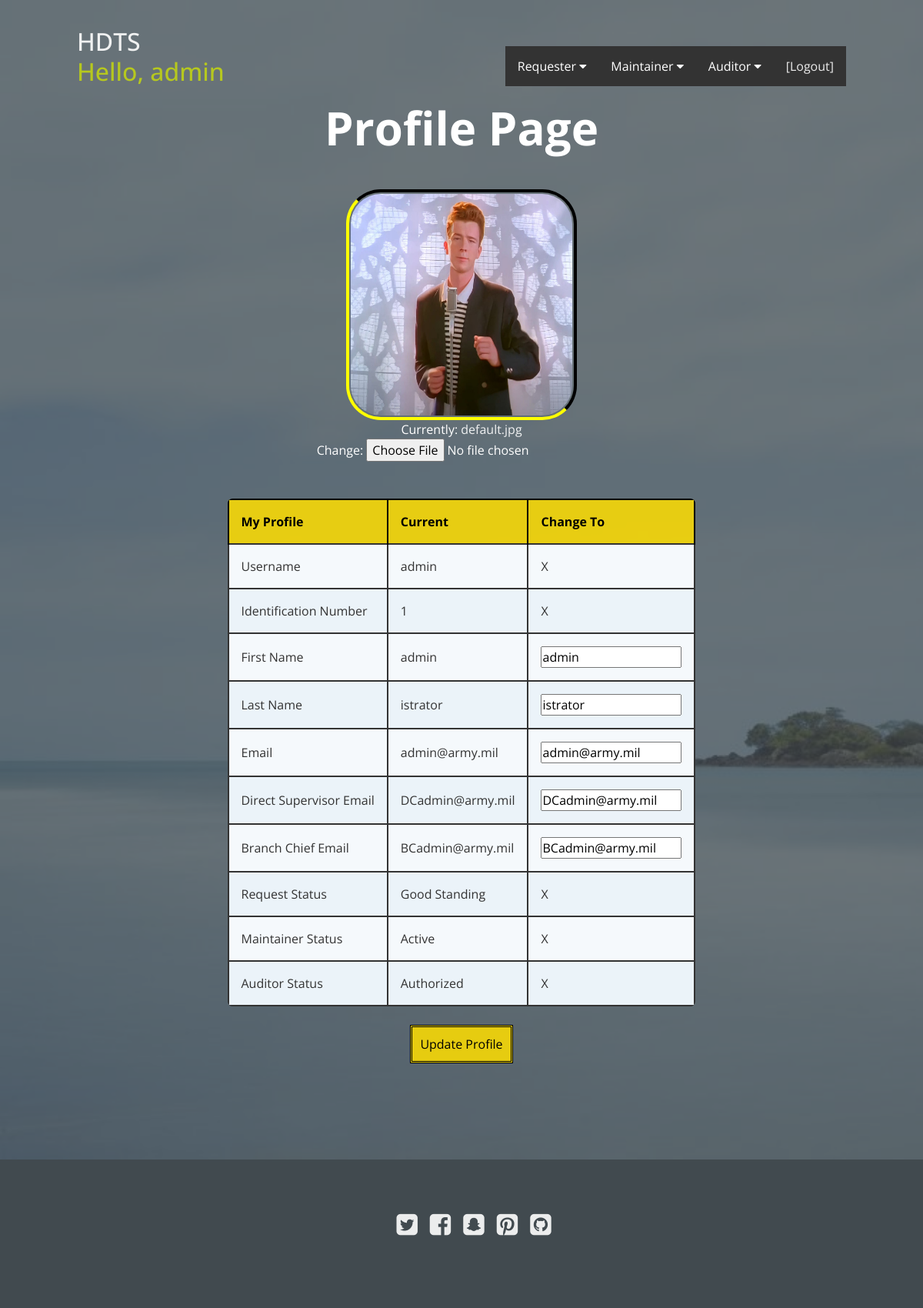
Page /profile_page/ (signed in) on the committed database.
### website/models.py (models this page shows, shortened)
class UserProfile(models.Model):
    user = models.OneToOneField(User, on_delete=models.CASCADE)
    profile_picture = models.ImageField(default='default.jpg')
    first_name = models.CharField(max_length=100)  # required
    last_name = models.CharField(max_length=100)  # required
    email = models.EmailField(max_length=254)  # required
    direct_supervisor_email = models.EmailField(max_length=254)  # required
    branch_chief_email = models.EmailField(max_length=254)  # required
    requester_status = models.ForeignKey(RequesterStatusChoice, blank=True, null=True, on_delete=models.SET_NULL)  # required
    maintainer_status = models.ForeignKey(MaintainerStatusChoice, blank=True, null=True, on_delete=models.SET_NULL)  # required
    auditor_status = models.ForeignKey(AuditorStatusChoice, blank=True, null=True, on_delete=models.SET_NULL)  # required

class RequesterStatusChoice(models.Model):
    choice = models.CharField(max_length=300)
    def __str__(self):
        return self.choice

class MaintainerStatusChoice(models.Model):
    choice = models.CharField(max_length=300)
    def __str__(self):
        return self.choice

class AuditorStatusChoice(models.Model):
    choice = models.CharField(max_length=300)
    def __str__(self):
        return self.choice

### website/decorators.py (the view)
        def wrapper_func(request, *args, **kwargs):
            groups = []
            if request.user.groups.exists():
                for group in request.user.groups.all():
                    groups.append(group.name)
            check_true = any(group_names in groups for group_names in allowed_roles)
            if check_true:
                return view_func(request, *args, **kwargs)
            else:
                return HttpResponse("You are not authorized to view this page")

### website/forms.py
class UpdateProfileForm(ModelForm):
    class Meta:
        model = UserProfile
        fields = [
            'profile_picture',
            'first_name',
            'last_name',
            'email',
            'direct_supervisor_email',
            'branch_chief_email',
        ]

### website/views.py (called while the page is built, shortened)
@login_required(login_url='loginPage')
@allowed_users(allowed_roles=['admin', 'requester', 'maintainer', 'auditor'])
def profile_page(request):
    user = UserProfile.objects.get(user=request.user)
    update_profile_form = UpdateProfileForm(instance=user)
    profiles = UserProfile.objects.all()
    context = {
        'update_profile_form': update_profile_form,
        'profiles': profiles,
    }
    return render(request, 'pages/profile_page.html', context)

### website/templates/pages/profile_page.html (shortened to what this page needs)
{% extends 'pages/base.html' %}
{% load static %}
{% block mainBody %}
<section class="hero">
    <div class="background-image" style="background-image: url({% static 'assets/img/island.jpg' %});"></div>
    <h1>Profile Page</h1>
	<br>
	<form method="POST" enctype="multipart/form-data">
		{%for each_profile in profiles %}
		{% if each_profile.user.username == request.user.username %}
		<img class="profile-pictures" src="{{ each_profile.profile_picture.url }}">
		<br>
		{{update_profile_form.profile_picture}}
		<br><br><br>
		<table class="rwd-table">
			<th>My Profile</th>
			<th>Current</th>
			<th>Change To</th>
			<tr>
				<td>Username</td>
				<td>{{each_profile.user.username}}</td>
				<td>X</td>
			</tr>
			<tr>
				<td>Identification Number</td>
				<td>{{each_profile.user.id}}</td>
				<td>X</td>
			</tr>
			<tr>
				<td>First Name</td>
				<td>{{each_profile.first_name}}</td>
				<td>{{update_profile_form.first_name}}</td>
			</tr>
			<tr>
				<td>Last Name</td>
				<td>{{each_profile.last_name}}</td>
				<td>{{update_profile_form.last_name}}</td>
			</tr>
			<tr>
				<td>Email</td>
				<td>{{each_profile.email}}</td>
				<td>{{update_profile_form.email}}</td>
			</tr>
			<tr>
				<td>Direct Supervisor Email</td>
				<td>{{each_profile.direct_supervisor_email}}</td>
				<td>{{update_profile_form.direct_supervisor_email}}</td>
			</tr>
			<tr>
				<td>Branch Chief Email</td>
				<td>{{each_profile.branch_chief_email}}</td>
				<td>{{update_profile_form.branch_chief_email}}</td>
			</tr>
			<tr>
				<td>Request Status</td>
				<td>{{each_profile.requester_status}}</td>
				<td>X</td>
			</tr>
			<tr>
				<td>Maintainer Status</td>
				<td>{{each_profile.maintainer_status}}</td>
				<td>X</td>
			</tr>
			<tr>
				<td>Auditor Status</td>
				<td>{{each_profile.auditor_status}}</td>
				<td>X</td>
			</tr>
		</table>
		{% endif %}
		{%endfor%}
		<br>
		<input class="submit-button" type="submit" value="Update Profile">
	</form>
</section>
{% endblock %}

### website/templates/pages/base.html (shortened to what this page needs)
{% load static %}
<!DOCTYPE html>
<html>
<head>
    <link href="https://cdn.jsdelivr.net/npm/bootstrap@5.1.3/dist/css/bootstrap.min.css" rel="stylesheet">
    <link rel="stylesheet" href="http://maxcdn.bootstrapcdn.com/font-awesome/4.6.0/css/font-awesome.min.css">
    <link rel="stylesheet" type="text/css" href="https://cdn.datatables.net/v/bs5/jq-3.6.0/jszip-2.5.0/dt-1.11.5/af-2.3.7/b-2.2.2/b-colvis-2.2.2/b-html5-2.2.2/b-print-2.2.2/cr-1.5.5/date-1.1.2/fc-4.0.2/fh-3.2.2/kt-2.6.4/r-2.2.9/rg-1.1.4/rr-1.2.8/sc-2.0.5/sb-1.3.2/sp-2.0.0/sl-1.3.4/sr-1.1.0/datatables.min.css"/>
    <link rel="stylesheet" href="{% static 'assets/css/styles2.css' %}">
</head>
<body>
<header>
    <h2><a href="{% url 'base' %}">HDTS</a>
        {% if request.user.is_authenticated %}
        <a href="{% url 'profilePage' %}">
            <p style="text-align:center;">
            <span style="color:rgba(201, 219, 10, 0.9);">Hello, {{request.user.first_name}}</span>
        </p>
        {% endif %}
        </a>
    </h2>
    {% block navbar %}
    {% if request.user.is_authenticated %}
    {% include 'pages/navbar_base.html' %}
    {% endif %}
    {% endblock %}
</header>
{% block mainBody %}{% endblock %}
<footer>
    <ul>
        <li><a href="#"><i class="fa fa-twitter-square"></i></a></li>
        <li><a href="#"><i class="fa fa-facebook-square"></i></a></li>
        <li><a href="#"><i class="fa fa-snapchat-square"></i></a></li>
        <li><a href="#"><i class="fa fa-pinterest-square"></i></a></li>
        <li><a href="#"><i class="fa fa-github-square"></i></a></li>
    </ul>
</footer>
</body>
</html>

### static/assets/css/styles2.css (style rules this page uses)
* { margin: 0; padding: 0; box-sizing: border-box; }
html { font: normal 16px sans-serif; color: #555; }
ul, nav { list-style: none; }
a { text-decoration: none; color: inherit; cursor: pointer; opacity: 0.9; }
section { display: flex; flex-direction: column; align-items: center; padding: 125px 100px; }
header { position: absolute; top: 0; left: 0; z-index: 10; width: 100%; display: flex; justify-content: space-between; align-items: center; color: #fff; padding: 35px 100px 0; }
header h2 { font-family: 'Quicksand', sans-serif; }
.hero { position: relative; justify-content: center; min-height: 100vh; color: #fff; text-align: center; }
.hero .background-image { position: absolute; top: 0; left: 0; width: 100%; height: 100%; background-size: cover; background-color: #2196F3; z-index: -1; }
.hero .background-image:after { content: ''; position: absolute; top: 0; left: 0; width: 100%; height: 100%; background-color: #414a4f; opacity: 0.75; }
.hero h1 { font: bold 60px 'Open Sans', sans-serif; margin-bottom: 15px; }
footer { display: flex; flex-direction: column; align-items: center; text-align: center; color: #fff; background-color: #414a4f; padding: 60px 0; }
footer ul { display: flex; margin-bottom: 25px; font-size: 32px; }
footer ul li { margin: 0 8px; }
footer ul li:first-child { margin-left: 0; }
footer ul li:last-child { margin-right: 0; }
* { font-family: 'Open Sans', sans-serif; }
.rwd-table { margin: auto; min-width: 300px; max-width: 100%; border-collapse: collapse; }
.rwd-table tr { background-color: #f5f9fc; }
.rwd-table tr:nth-child(odd):not(:first-child) { background-color: #ebf3f9; }
.rwd-table th { display: none; border-top: 2px solid black; border-left: 2px solid black; border-right: 2px solid black; }
.rwd-table td { display: block; border: 2px solid; }
.rwd-table td:first-child { margin-top: .5em; }
.rwd-table td:last-child { margin-bottom: .5em; }
.rwd-table td:before { font-weight: bold; width: 120px; display: inline-block; color: #000; }
.rwd-table th, .rwd-table td { text-align: left; }
.rwd-table { color: #333; border-radius: .4em; overflow: hidden; }
.rwd-table tr { border-color: #bfbfbf; }
.rwd-table th, .rwd-table td { padding: .5em 1em; }
@media screen and (min-width: 600px) { .rwd-table { border: none; } }
@media screen and (min-width: 600px) { .rwd-table td:before { display: none; } }
@media screen and (min-width: 600px) { .rwd-table th, .rwd-table td { display: table-cell; padding: .25em .5em; } }
@media screen and (min-width: 600px) { .rwd-table th:first-child, .rwd-table td:first-child { padding-left: 0; } }
@media screen and (min-width: 600px) { .rwd-table th:last-child, .rwd-table td:last-child { padding-right: 0; } }
@media screen and (min-width: 600px) { .rwd-table th, .rwd-table td { padding: 1em !important; } }
.submit-button { background-color: rgba(255, 222, 0, 0.85); border: double; color: black; padding: 10px; text-align: center; text-decoration: none; display: inline-block; font-size: 16px; cursor: pointer; }
.profile-pictures { object-fit: fill; border: 4px solid black; padding: 2px; border-radius: 15%; border-top-color: black; border-left-color: yellow; border-right-color: black; border-bottom-color: yellow; width: 300px; height: 300px; }

### rows in the picture
UserProfile: profile_picture (placeholder picture), user.username "admin", user.id "1", first_name "admin", last_name "istrator", email "admin@army.mil", direct_supervisor_email "DCadmin@army.mil", branch_chief_email "BCadmin@army.mil", requester_status "Good Standing", maintainer_status "Active", auditor_status "Authorized"

### other values in the picture
{{ request.user.first_name }} "admin"
